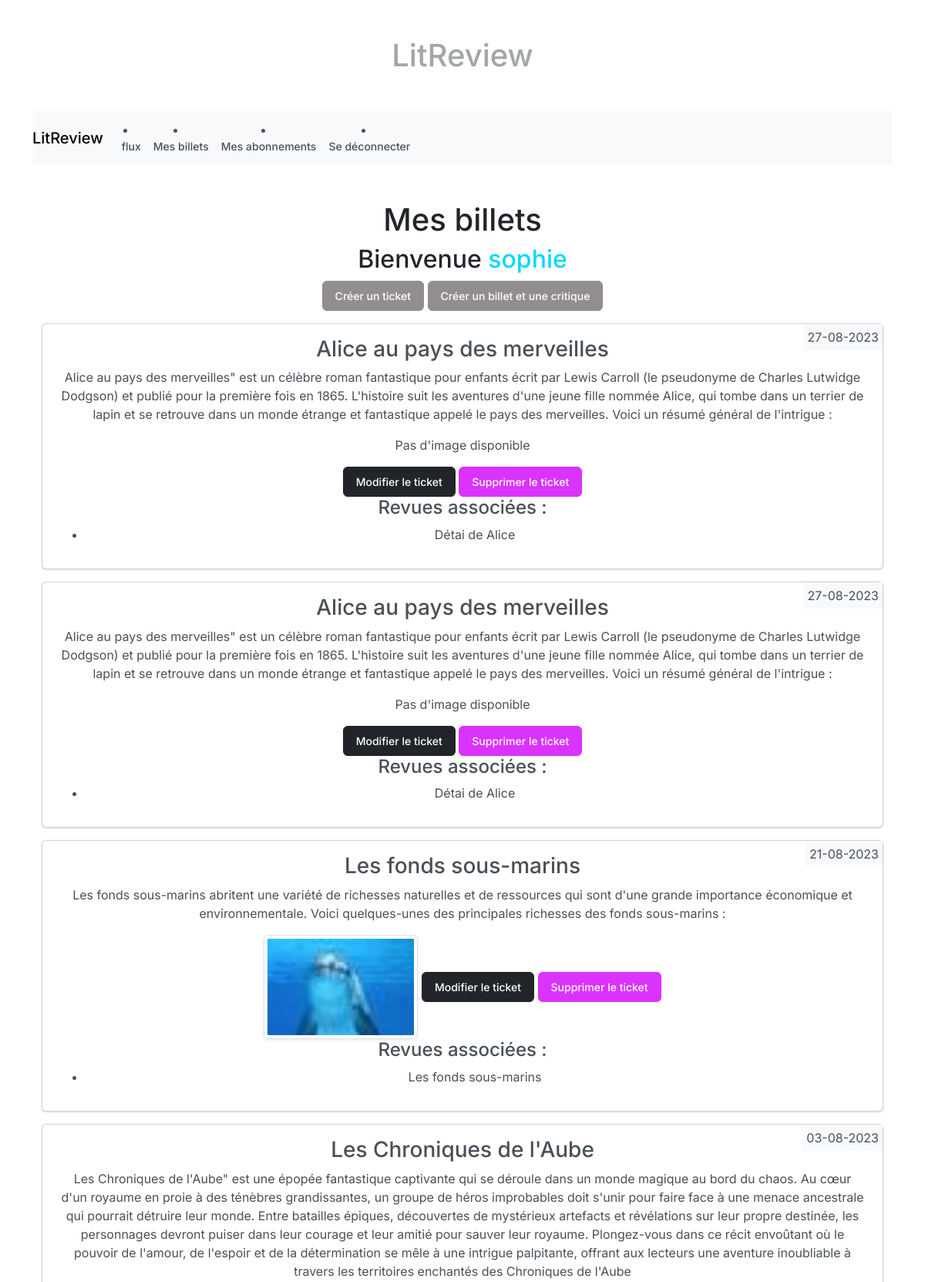
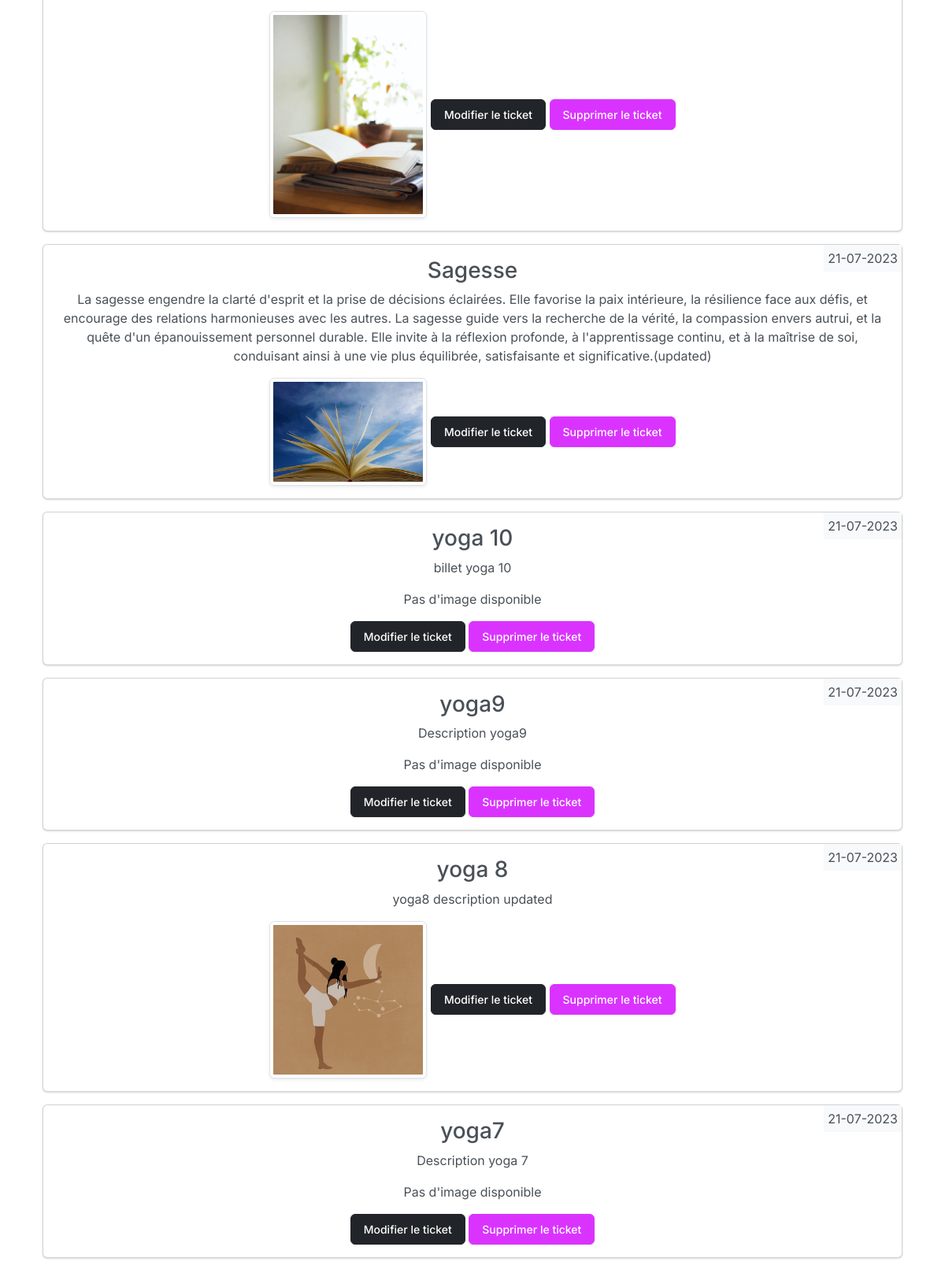
The app's page /user_tickets/ (signed in, upper part) with its own data (2 pictures, top to bottom).
### litreviewApp/models.py (models this page shows, shortened)
class Ticket(models.Model):
    title = models.CharField(max_length=128)
    description = models.TextField(max_length=2048)
    created_by = models.ForeignKey(settings.AUTH_USER_MODEL, on_delete=models.CASCADE)
    created_at = models.DateTimeField(auto_now_add=True)
    updated_at = models.DateTimeField(auto_now=True)
    image = models.ImageField(upload_to="ticket_images/", null=True, blank=True)

class Review(models.Model):
    id = models.AutoField(primary_key=True)
    ticket = models.ForeignKey(Ticket, on_delete=models.CASCADE, null=True, blank=True)
    rating = models.PositiveSmallIntegerField(validators=[MinValueValidator(0), MaxValueValidator(5)])
    created_by = models.ForeignKey(settings.AUTH_USER_MODEL, on_delete=models.CASCADE)
    headline = models.CharField(max_length=128)
    body = models.TextField(max_length=8192, blank=True)
    created_at = models.DateTimeField(auto_now_add=True)
    updated_at = models.DateTimeField(auto_now=True)

### litreviewApp/views.py (the view)
# urls.py: path("user_tickets/", user_tickets_view, name="user_tickets"),
@login_required
def user_tickets_view(request):
    user = request.user
    user_tickets = Ticket.objects.filter(created_by=user).order_by("-created_at")
    for ticket in user_tickets:
        ticket.reviews = Review.objects.filter(ticket=ticket)
    return render(
        request, "litreviewApp/user_tickets.html", {"user_tickets": user_tickets}
    )

### litreviewApp/templates/litreviewApp/user_tickets.html
{% extends 'base.html' %}
{% load static %}
{% block content %}
    <div class="container mt-5">
        <h1>Mes billets</h1>
        <h2>Bienvenue <span class="distinctive-username">{{ user.username }}</span></h2>
        <a href="{% url 'create_ticket' %}" class="btn btn-custom-bl">Créer un ticket</a>
        <a href="{% url 'create_combined_ticket_review' %}" class="btn btn-custom-bl">Créer un billet et une critique</a>
        {% for ticket in user_tickets %}
            <div class="card my-3 card-custom">
                <div class="date">
                    {{ ticket.created_at|date:"d-m-Y " }}
                </div>
                <div class="card-body">
                    <h3 class="card-title">{{ ticket.title }}</h3>
                    <p class="card-text">{{ ticket.description }}</p>
                    {% if ticket.image %}
                        <img src="{{ ticket.image.url }}" alt="{{ ticket.title }}" class="img-thumbnail" width="200">
                    {% else %}
                        <p class="card-text">Pas d'image disponible</p>
                    {% endif %}
                    {% if ticket.created_by == user %}
                        <a href="{% url 'update_ticket' ticket_id=ticket.id %}" class="btn btn-dark">Modifier le ticket</a>
                        <a href="{% url 'delete_ticket' ticket_id=ticket.id %}" class="btn btn-custom-yellow">Supprimer le ticket</a>
                    {% else %}
                        <a href="{% url 'create_review' ticket_id=ticket.id %}" class="btn btn-primary">Créer une revue</a>
                    {% endif %}
                    {% if ticket.reviews %}
                        <h4>Revues associées :</h4>
                        <ul>
                            {% for review in ticket.reviews %}
                                <li>{{ review.headline }}</li>
                            {% endfor %}
                        </ul>
                    {% endif %}
                </div>
            </div>
        {% endfor %}
    </div>
{% endblock %}

### static/css/styles.css (style rules this page uses)
.btn-custom-yellow { background-color: #da33ff; color: #FFFFFF; border-color: #da33ff; }
.btn-custom-bl { background-color: #33e7ff; color: #FFFFFF; border-color: #33e7ff; }
.btn-custom-bl { background-color: #938e8e; color: #FFFFFF; border-color: #938e8e; }
.distinctive-username { color: #00d9ff; }
a { text-decoration: none; }
.card-custom { position: relative; }
.card-custom .date { position: absolute; top: 0; right: 0; padding: 5px; background-color: #f8f9fa; }

### records on screen
Ticket: created_at "27-08-2023", title "Alice au pays des merveilles", description "Alice au pays des merveilles\" est un célèbre roman fantastique pour enfants écrit par Lewis Carroll (le pseudonyme de Charles Lutwidge Dodgson) et publié pour la première fois en 1865. L'histoire suit les aventures d'une jeune fille nommée Alice, qui tombe dans un terrier de lapin et se retrouve dans un monde étrange et fantastique appelé le pays des merveilles. Voici un résumé général de l'intrigue :", image "Pas d'image disponible", shows "Modifier le ticket"
Review: headline "Détai de Alice"
Ticket: created_at "27-08-2023", title "Alice au pays des merveilles", description "Alice au pays des merveilles\" est un célèbre roman fantastique pour enfants écrit par Lewis Carroll (le pseudonyme de Charles Lutwidge Dodgson) et publié pour la première fois en 1865. L'histoire suit les aventures d'une jeune fille nommée Alice, qui tombe dans un terrier de lapin et se retrouve dans un monde étrange et fantastique appelé le pays des merveilles. Voici un résumé général de l'intrigue :", image "Pas d'image disponible", shows "Modifier le ticket"
Review: headline "Détai de Alice"
Ticket: created_at "21-08-2023", title "Les fonds sous-marins", description "Les fonds sous-marins abritent une variété de richesses naturelles et de ressources qui sont d'une grande importance économique et environnementale. Voici quelques-unes des principales richesses des fonds sous-marins :", shows a picture, shows "Modifier le ticket"
Review: headline "Les fonds sous-marins"
Ticket: created_at "03-08-2023", title "Les Chroniques de l'Aube", description "Les Chroniques de l'Aube\" est une épopée fantastique captivante qui se déroule dans un monde magique au bord du chaos. Au cœur d'un royaume en proie à des ténèbres grandissantes, un groupe de héros improbables doit s'unir pour faire face à une menace ancestrale qui pourrait détruire leur monde. Entre batailles épiques, découvertes de mystérieux artefacts et révélations sur leur propre destinée, les personnages devront puiser dans leur courage et leur amitié pour sauver leur royaume. Plongez-vous dans ce récit envoûtant où le pouvoir de l'amour, de l'espoir et de la détermination se mêle à une intrigue palpitante, offrant aux lecteurs une aventure inoubliable à travers les territoires…", image (picture), shows "Modifier le ticket"
Ticket: created_at "21-07-2023", title "Sagesse", description "La sagesse engendre la clarté d'esprit et la prise de décisions éclairées. Elle favorise la paix intérieure, la résilience face aux défis, et encourage des relations harmonieuses avec les autres. La sagesse guide vers la recherche de la vérité, la compassion envers autrui, et la quête d'un épanouissement personnel durable. Elle invite à la réflexion profonde, à l'apprentissage continu, et à la maîtrise de soi, conduisant ainsi à une vie plus équilibrée, satisfaisante et significative.(updated)", image (picture), shows "Modifier le ticket"
Ticket: created_at "21-07-2023", title "yoga 10", description "billet yoga 10", image "Pas d'image disponible", shows "Modifier le ticket"
Ticket: created_at "21-07-2023", title "yoga9", description "Description yoga9", image "Pas d'image disponible", shows "Modifier le ticket"
Ticket: created_at "21-07-2023", title "yoga 8", description "yoga8 description updated", image (picture), shows "Modifier le ticket"
Ticket: created_at "21-07-2023", title "yoga7", description "Description yoga 7", image "Pas d'image disponible", shows "Modifier le ticket"

### other values on screen
{{ user.username }} "sophie"
